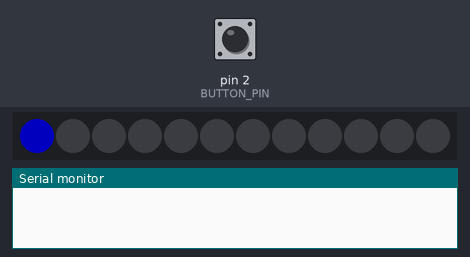
Bench run of a sketch on a simulated Arduino Nano, built with avr-gcc and run on an emulated ATmega328P. Parts: 12 RGB LEDs in strip order, left to right, the last lines printed to the serial monitor. Inputs (shaded band) come from the test bench; at power-on: pin 2 (BUTTON_PIN) HIGH. Dim RGB values are drawn brighter than linear.

Above: at 0.1 s.
At 12.6 s:
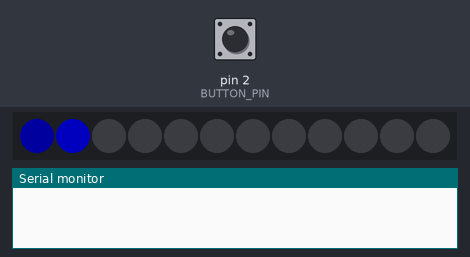
At 24.91 s:
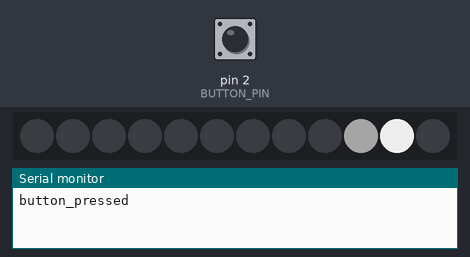
At 25.35 s:
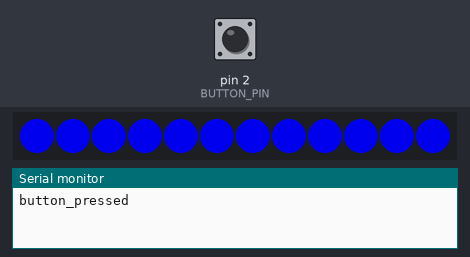
At 28.38 s:
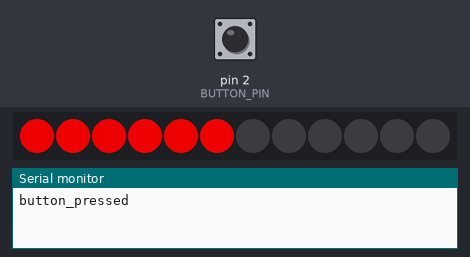
At 31.9 s:
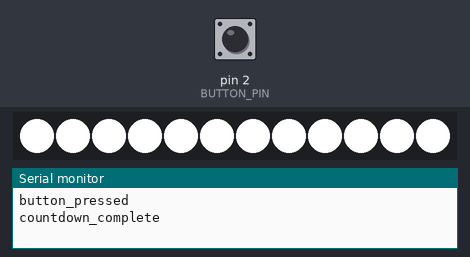

Measured:
- what the display in image 1 shows lasts 0.5 s, from 12.5 s to 13.0 s
- what the display in image 3 shows lasts 0.5 s, from 25.1 s to 25.6 s

The sketch:

fotobox_trigger.ino
```cpp
/*
 * Fotobox Trigger – Arduino Nano Firmware
 * WITH AWESOME LED EFFECTS 🔥
 *
 * Controls a physical button and a WS2812 LED ring.
 * Communicates with the Raspberry Pi over USB serial.
 */

#include <Adafruit_NeoPixel.h>

// === Pin Configuration ===
#define BUTTON_PIN    2
#define LED_PIN       6
#define NUM_LEDS      12

// === Timing ===
#define DEBOUNCE_MS       1000
#define COUNTDOWN_STEP_MS 500   // 0.5 s per LED
#define IDLE_DELAY_MS     20    // Animations-Speed für den Regenbogen

// === Shutdown-Geste ===
// 5× schnell tippen (auch WÄHREND des Countdowns) öffnet auf dem Pi das
// Shutdown-Menü. Damit das funktioniert, wird der Button auch im Countdown
// gepollt und jeder Tap als "button_pressed" gemeldet; beim Erreichen der
// Schwelle wird der Countdown abgebrochen (kein Foto).
#define SHUTDOWN_TAPS       5
#define SHUTDOWN_WINDOW_MS  4000
#define TAP_DEBOUNCE_MS     120   // schnelle Taps zulassen (nicht 1000 ms)

// === LED Colors ===
#define COLOR_BLUE   strip.Color(0, 0, 255)
#define COLOR_ORANGE strip.Color(255, 100, 0)
#define COLOR_RED    strip.Color(255, 0, 0)
#define COLOR_WHITE  strip.Color(255, 255, 255) // Weiß für den krassen Blitz!
#define COLOR_WHITE2  strip.Color(255, 150, 150) // Weiß für den krassen Blitz!

Adafruit_NeoPixel strip(NUM_LEDS, LED_PIN, NEO_GRB + NEO_KHZ800);

enum State { IDLE, COUNTDOWN };
State currentState = IDLE;

unsigned long lastButtonPress = 0;
uint16_t rainbowHue = 0; // Speicher für die rotierende Idle-Farbe

// Tap-Zähler für die Shutdown-Geste (gültig über IDLE- und COUNTDOWN-Phase).
int           tapCount = 0;
unsigned long lastTapTime = 0;       // Zeitpunkt des letzten gezählten Taps
unsigned long lastEdgeTime = 0;      // Entprellung der Flankenerkennung
int           lastButtonReading = LOW;  // gedrückt = HIGH

// ── Helpers ──────────────────────────────────────────────

// Flankenerkennung: liefert genau einmal true, wenn der Button neu gedrückt
// wird (LOW→HIGH), inklusive kurzer Entprellung für schnelles Tippen.
bool pollButtonTap() {
  int reading = digitalRead(BUTTON_PIN);
  bool tapped = false;
  if (reading == HIGH && lastButtonReading == LOW) {
    unsigned long now = millis();
    if (now - lastEdgeTime > TAP_DEBOUNCE_MS) {
      lastEdgeTime = now;
      tapped = true;
    }
  }
  lastButtonReading = reading;
  return tapped;
}

// Zählt einen erkannten Tap auf das Shutdown-Fenster und meldet ihn an den Pi.
// Gibt true zurück, wenn die Tap-Schwelle erreicht ist (→ Countdown abbrechen).
bool registerTap() {
  unsigned long now = millis();
  if (now - lastTapTime > SHUTDOWN_WINDOW_MS) {
    tapCount = 0;  // Fenster abgelaufen – von vorn zählen
  }
  lastTapTime = now;
  tapCount++;
  Serial.println("button_pressed");  // füttert die Burst-Erkennung im Browser
  return tapCount >= SHUTDOWN_TAPS;
}

// Wartet ms Millisekunden und pollt dabei den Button. Gibt true zurück, wenn
// die Shutdown-Schwelle erreicht wurde (Aufrufer soll den Countdown abbrechen).
bool interruptibleDelay(unsigned long ms) {
  unsigned long start = millis();
  while (millis() - start < ms) {
    if (pollButtonTap()) {
      if (registerTap()) { return true; }
    }
    delay(2);
  }
  return false;
}

// Wartet, bis der Button losgelassen ist (verhindert sofortiges Re-Triggern).
void waitForRelease() {
  while (digitalRead(BUTTON_PIN) == HIGH) { delay(5); }
  lastButtonReading = LOW;
}

void setAllLeds(uint32_t color) {
  for (int i = 0; i < NUM_LEDS; i++) {
    strip.setPixelColor(i, color);
  }
  strip.show();
}

void clearLeds() {
  strip.clear();
  strip.show();
}

uint32_t countdownColor(int step) {
  /*  0-2  → blue
   *  3-5  → orange
   *  6-7  → red              */
  if (step < 3) return COLOR_BLUE;
  if (step < 6) return COLOR_ORANGE;
  return COLOR_RED;
}

// ── KRASSE ANIMATIONEN ───────────────────────────────────

// 1. Boot-Animation (Scanner / Knight Rider)
void bootAnimation() {
  for (int j = 0; j < 2; j++) {
    for (int i = 0; i < NUM_LEDS; i++) {
      clearLeds();
      strip.setPixelColor(i, COLOR_BLUE);
      // Cooler Licht-Schweif
      if (i > 0) strip.setPixelColor(i - 1, strip.Color(0, 0, 100));
      if (i > 1) strip.setPixelColor(i - 2, strip.Color(0, 0, 20));
      strip.show();
      delay(500);
    }
  }
  clearLeds();

    for (int j = 0; j < 2; j++) {
    for (int i = 0; i < NUM_LEDS; i++) {
      clearLeds();
      strip.setPixelColor(i, COLOR_BLUE);
      // Cooler Licht-Schweif
      if (i > 0) strip.setPixelColor(i - 1, strip.Color(0, 0, 100));
      if (i > 1) strip.setPixelColor(i - 2, strip.Color(0, 0, 20));
      strip.show();
      delay(500);
    }
  }
  clearLeds();
}

// 2. Weicher, rotierender Regenbogen für den Standby
void idleAnimation() {
  strip.setBrightness(15);
  for(int i = 0; i < NUM_LEDS; i++) {
    // Berechnet die Farbverschiebung pro LED
    int pixelHue = rainbowHue + (i * 65536L / NUM_LEDS);
    // gamma32 macht die Farbübergänge viel satter und realistischer
    strip.setPixelColor(i, strip.gamma32(strip.ColorHSV(pixelHue)));
  }
  strip.show();
  rainbowHue += 256; // Geschwindigkeit der Rotation
  delay(IDLE_DELAY_MS);
}

// 3. Roulette Spin-Up (Wird direkt nach Button-Press getriggert)
// Gibt true zurück, wenn die Shutdown-Geste den Vorgang abbrechen soll.
bool spinUpEffect() {
  int delayTime = 80;
  // Dreht sich 2 Runden und wird dabei immer schneller
  for (int i = 0; i < NUM_LEDS * 2; i++) {
    clearLeds();
    strip.setPixelColor(i % NUM_LEDS, COLOR_WHITE);
    // Leichter Schweif
    strip.setPixelColor((i + NUM_LEDS - 1) % NUM_LEDS, strip.Color(50, 50, 50));
    strip.show();
    if (interruptibleDelay(delayTime)) { return true; }
    delayTime -= 4; // Beschleunigung!
    if (delayTime < 15) delayTime = 15;
  }
  return false;
}

// 4. Foto-Blitz Effekt (Auslösung!)
void flashEffect() {
  // BAM! Maximale Helligkeit für den Foto-Moment
  strip.setBrightness(255);
  setAllLeds(COLOR_WHITE);
  delay(450); // Greller Blitz für 150ms
  clearLeds();
  strip.setBrightness(0); // Zurück zur Standard-Helligkeit
  delay(250); // Greller Blitz für 150ms
  clearLeds();
    strip.setBrightness(255);
  setAllLeds(COLOR_WHITE);
  delay(350); // Greller Blitz für 150ms
  strip.setBrightness(80); // Zurück zur Standard-Helligkeit
}

// ── Countdown ────────────────────────────────────────────

// Gibt true zurück, wenn der Countdown durch die Shutdown-Geste (5× Tippen)
// abgebrochen wurde – dann darf KEIN Foto ausgelöst werden.
bool runCountdown() {
  // Spannungsaufbau vor dem Start
  strip.setBrightness(200);

  if (spinUpEffect()) { clearLeds(); return true; }


  // Dein Countdown läuft...
  for (int i = NUM_LEDS - 1; i >= 0; i--) {
    uint32_t color = countdownColor(NUM_LEDS - 1 - i);

    // LEDs bis zum aktuellen Stand setzen
    for (int j = 0; j < NUM_LEDS; j++) {
      if (j <= i) strip.setPixelColor(j, color);
      else strip.setPixelColor(j, 0);
    }
    strip.show();

    // "Ticking Bomb" Effekt: Die aktive LED blitzt weiß auf
    strip.setPixelColor(i, COLOR_WHITE);
    strip.show();
    if (interruptibleDelay(80)) { clearLeds(); return true; }

    // Wieder zurück zur Countdown-Farbe
    strip.setPixelColor(i, color);
    strip.show();

    // Restliche Zeit warten (damit es exakt bei deinen 500ms bleibt!)
    if (interruptibleDelay(COUNTDOWN_STEP_MS - 80)) { clearLeds(); return true; }
  }

  clearLeds();
  return false;
}

// ── Setup & Loop ─────────────────────────────────────────

void setup() {
  Serial.begin(9600);
  pinMode(BUTTON_PIN, INPUT_PULLUP);

  strip.begin();
  strip.setBrightness(80); // Normale Helligkeit
  clearLeds();

  // Zeig den Gästen, dass das System hochfährt
  bootAnimation();

  currentState = IDLE;
}

void loop() {
  switch (currentState) {

    case IDLE:
      idleAnimation();

      if (digitalRead(BUTTON_PIN) == HIGH) {
        unsigned long now = millis();
        if (now - lastButtonPress > DEBOUNCE_MS) {
          lastButtonPress = now;
          lastButtonReading = HIGH;   // Flankenerkennung synchronisieren
          registerTap();              // sendet button_pressed, tapCount = 1
          currentState = COUNTDOWN;
        }
      }
      break;

    case COUNTDOWN:
      if (runCountdown()) {
        // Durch 5× Tippen abgebrochen: KEIN countdown_complete, kein Blitz,
        // kein Foto. Der Pi hat über die button_pressed-Taps bereits das
        // Shutdown-Menü geöffnet.
        clearLeds();
      } else {
        // Countdown regulär fertig -> Sag dem Raspberry Pi Bescheid
        Serial.println("countdown_complete");
        // Und exakt JETZT den krassen LED-Blitz zünden! 📸
        flashEffect();
      }

      tapCount = 0;        // Zähler für die nächste Runde zurücksetzen
      waitForRelease();    // Prellen/Halten nicht als neuen Tap werten
      currentState = IDLE;
      break;
  }
}
```
